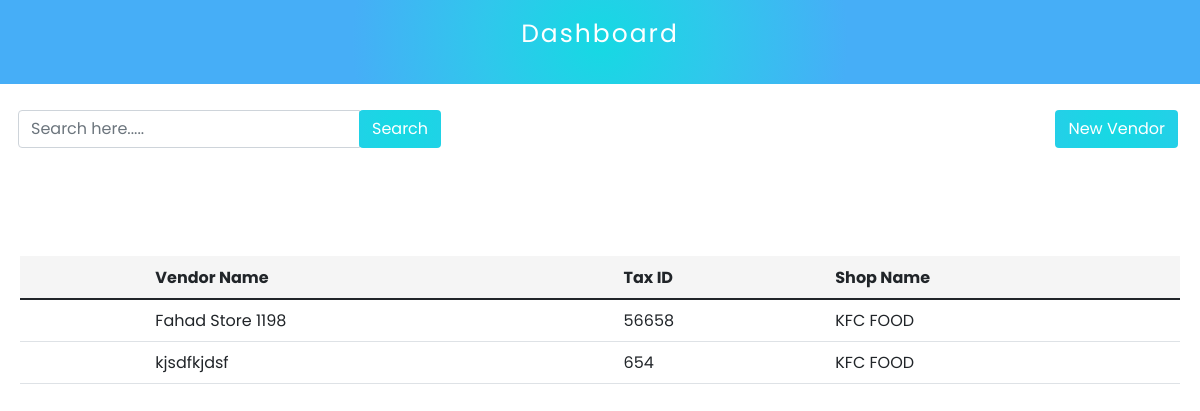
Page /adminpanel/vendor/1/ (signed in) on the committed database.
### restaurant/models.py (models this page shows, shortened)
class Vendor(models.Model):
    vendor_name = models.CharField(max_length=255, unique=True)
    tax_id = models.IntegerField(null=True)
    shop = models.ForeignKey(Shop, on_delete=models.SET_NULL, null=True)
    address = models.TextField(null=True)
    country = models.ForeignKey(CountryModel, on_delete=models.SET_NULL, null=True)
    city = models.ForeignKey(CityModel, on_delete=models.SET_NULL, null=True)
    zip_code = models.IntegerField(null=True)
    trade_license = models.CharField(max_length=255, null=True)
    phone_number = models.CharField(max_length=255, null=True)
    contact_name = models.CharField(max_length=255, null=True)
    email = models.EmailField(null=True)
    website = models.CharField(max_length=255, null=True, blank=True)
    class Meta:
        ordering = ["-id"]

### SAAS/models.py (models this page shows, shortened)
class Shop(models.Model):
    user = models.OneToOneField(User, on_delete=models.CASCADE)
    shop_name = models.CharField(max_length=255, unique=True)
    shop_logo = models.ImageField(upload_to="images/", null=True)
    is_active = models.BooleanField(default=False, null=True)
    class Meta:
        ordering = ["-id"]

### adminpanel/views.py (the view)
# urls.py: path("vendor/<int:shop_id>/", vendorView, name="vendor"),
def vendorView(request, shop_id):
    shop_id = get_object_or_404(Shop, pk=shop_id)
    if shop_id.user == request.user:
        vendors = Vendor.objects.filter(
            shop=shop_id
        )
        args = {
            "shop_id": shop_id,
            "vendors": vendors,
        }
        return render(request, "vendor/vendor.html", args)
    else:
        return HttpResponse("You are not the owner of this shop")

### adminpanel/templates/vendor/vendor.html (shortened to what this page needs)
{% load static %} {% include 'adminpanel/sidebar.html' %}
<link rel="stylesheet" href="{% static 'css/admin-panel/admin-panel.css' %}" />
<link rel="stylesheet" href="{% static 'css/admin-panel/orders.css' %}" />
<link rel="stylesheet" href="{% static 'css/admin-panel/department.css' %}" />
<div class="main____search________content">
    <div class="search_____content me-1 mt-2">
      <form>
        <div class="input-group">
          <input
            type="text"
            class="form-control"
            placeholder="Search here....."
            aria-label=""
            aria-describedby="basic-addon1"
            onkeyup="matchName(this)"
          />
          <div class="input-group-prepend">
            <button class="btn search_____btn" type="button">Search</button>
          </div>
        </div>
      </form>
    </div>
    <div class="me-1 mt-2">
      <a href="{% url 'create-vendor' shop_id.id %}" type="button" class="btn new____vendor">New Vendor</a>
    </div>
  </div>
<div class="main____dept____table table-responsive">
    <table class="table">
      <thead class="table_____head">
        <tr>
          <th scope="col">
            <div class="form-check">
            </div>
          </th>
          <th scope="col">Vendor Name</th>
          <th scope="col">Tax ID</th>
          <th scope="col">Shop Name</th>
        </tr>
      </thead>
      <tbody class="vendor__table">
        {% if vendors %}
        {% for v in vendors %}
        <tr>
          <th scope="row">
          </th>
          <td><a href="{% url 'edit-vendor' v.shop.id v.id %}" class="w-100 d-flex text-dark">{{ v.vendor_name }}</a></td>
          <td><a href="{% url 'edit-vendor' v.shop.id v.id %}" class="w-100 d-flex text-dark">{{ v.tax_id }}</a></td>
          <td class="d-flex align-items-center">
            <a href="{% url 'edit-vendor' v.shop.id v.id %}" class="w-100 d-flex text-dark">{{ v.shop.shop_name }}</a>
          </td>
        </tr>
        {% endfor %}
        {% endif %}
      </tbody>
    </table>
  </div>

### static/css/admin-panel/admin-panel.css (style rules this page uses)
* { box-sizing: border-box; padding: 0; margin: 0; list-style: none; font-family: "poppins", sans-serif; }
:root { --white: #fff; --deep-white: #f5f5f5; --black: #000; --blue: #3470c9; }

### static/css/admin-panel/orders.css (style rules this page uses)
.search_____btn { background-image: radial-gradient( circle 248px at center, #16d9e3 0%, #30c7ec 47%, #46aef7 100% ) !important; color: var(--white); }
.main____search________content { display: flex; justify-content: space-between; align-items: center; padding: 18px; flex-wrap: wrap; }
.table_____head { background-color: var(--deep-white) !important; }

### static/css/admin-panel/department.css (style rules this page uses)
.main____dept____table { margin-top: 70px; padding: 20px; }
td a { text-decoration: none; }
.new____vendor { background-image: radial-gradient( circle 248px at center, #16d9e3 0%, #30c7ec 47%, #46aef7 100% ) !important; color: var(--white); }

### rows in the picture
Vendor: vendor_name "Fahad Store 1198", tax_id "56658", shop.shop_name "KFC FOOD"
Vendor: vendor_name "kjsdfkjdsf", tax_id "654", shop.shop_name "KFC FOOD"
